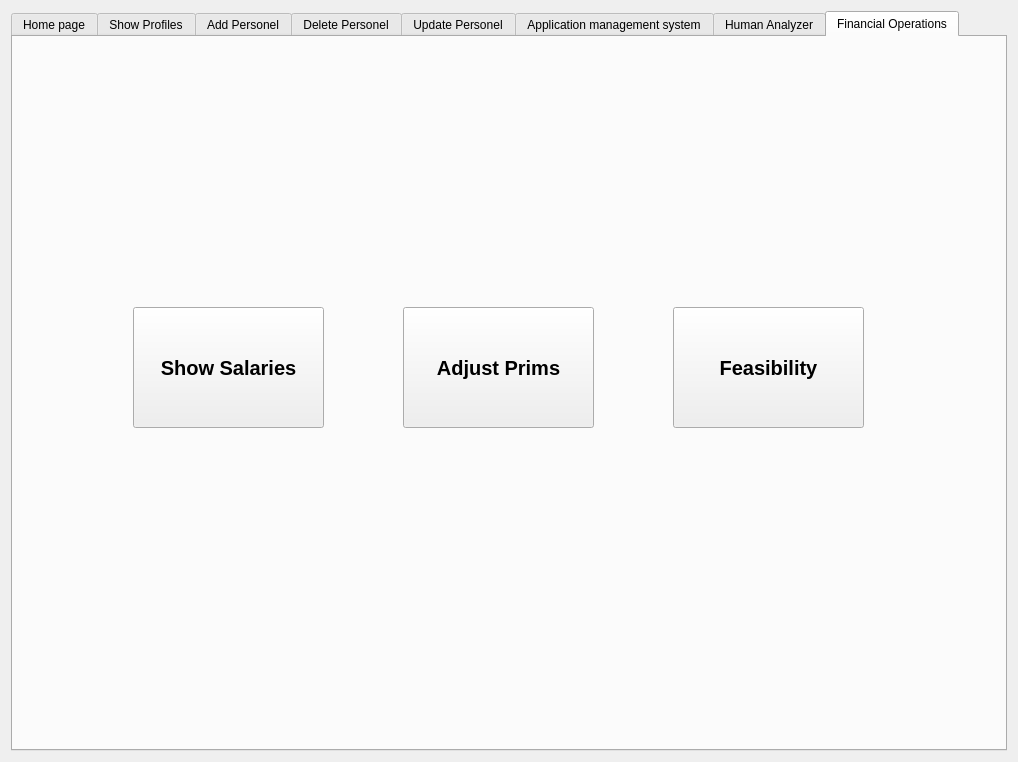
<?xml version="1.0" encoding="UTF-8"?>
<ui version="4.0">
 <class>Dialog</class>
 <widget class="QDialog" name="Dialog">
  <property name="geometry">
   <rect>
    <x>0</x>
    <y>0</y>
    <width>1018</width>
    <height>762</height>
   </rect>
  </property>
  <property name="windowTitle">
   <string>HR Main Page</string>
  </property>
  <layout class="QVBoxLayout" name="verticalLayout">
   <property name="spacing">
    <number>13</number>
   </property>
   <item>
    <widget class="QTabWidget" name="myTab">
     <property name="font">
      <font>
       <kerning>true</kerning>
      </font>
     </property>
     <property name="tabPosition">
      <enum>QTabWidget::North</enum>
     </property>
     <property name="currentIndex">
      <number>7</number>
     </property>
     <property name="iconSize">
      <size>
       <width>40</width>
       <height>40</height>
      </size>
     </property>
     <property name="elideMode">
      <enum>Qt::ElideNone</enum>
     </property>
     <widget class="QWidget" name="tab">
      <attribute name="title">
       <string>Home page</string>
      </attribute>
      <widget class="QCalendarWidget" name="cwHome">
       <property name="geometry">
        <rect>
         <x>510</x>
         <y>270</y>
         <width>471</width>
         <height>431</height>
        </rect>
       </property>
       <property name="font">
        <font>
         <weight>50</weight>
         <italic>false</italic>
         <bold>false</bold>
         <kerning>true</kerning>
        </font>
       </property>
       <property name="selectionMode">
        <enum>QCalendarWidget::SingleSelection</enum>
       </property>
       <property name="horizontalHeaderFormat">
        <enum>QCalendarWidget::ShortDayNames</enum>
       </property>
       <property name="navigationBarVisible">
        <bool>true</bool>
       </property>
       <property name="dateEditEnabled">
        <bool>true</bool>
       </property>
      </widget>
      <widget class="QLabel" name="lblProfileHome">
       <property name="geometry">
        <rect>
         <x>30</x>
         <y>40</y>
         <width>131</width>
         <height>161</height>
        </rect>
       </property>
       <property name="font">
        <font>
         <pointsize>20</pointsize>
         <weight>75</weight>
         <bold>true</bold>
        </font>
       </property>
       <property name="text">
        <string/>
       </property>
       <property name="pixmap">
        <pixmap>../../../../../PycharmProjects/pythonProject/images/man.png</pixmap>
       </property>
       <property name="alignment">
        <set>Qt::AlignCenter</set>
       </property>
      </widget>
      <widget class="QLabel" name="label_34">
       <property name="geometry">
        <rect>
         <x>180</x>
         <y>50</y>
         <width>67</width>
         <height>17</height>
        </rect>
       </property>
       <property name="text">
        <string>Name</string>
       </property>
      </widget>
      <widget class="QLabel" name="label_35">
       <property name="geometry">
        <rect>
         <x>180</x>
         <y>90</y>
         <width>67</width>
         <height>17</height>
        </rect>
       </property>
       <property name="text">
        <string>Surname</string>
       </property>
      </widget>
      <widget class="QLabel" name="label_36">
       <property name="geometry">
        <rect>
         <x>180</x>
         <y>130</y>
         <width>67</width>
         <height>17</height>
        </rect>
       </property>
       <property name="text">
        <string>Tel</string>
       </property>
      </widget>
      <widget class="QLabel" name="lblNameHome">
       <property name="geometry">
        <rect>
         <x>280</x>
         <y>50</y>
         <width>67</width>
         <height>17</height>
        </rect>
       </property>
       <property name="text">
        <string>Mohamed </string>
       </property>
      </widget>
      <widget class="QLabel" name="lblSurnameHome">
       <property name="geometry">
        <rect>
         <x>280</x>
         <y>90</y>
         <width>67</width>
         <height>17</height>
        </rect>
       </property>
       <property name="text">
        <string>Traore</string>
       </property>
      </widget>
      <widget class="QLabel" name="lblTelHome">
       <property name="geometry">
        <rect>
         <x>280</x>
         <y>130</y>
         <width>121</width>
         <height>17</height>
        </rect>
       </property>
       <property name="text">
        <string>+905466216494</string>
       </property>
      </widget>
      <widget class="QLabel" name="label_40">
       <property name="geometry">
        <rect>
         <x>180</x>
         <y>160</y>
         <width>67</width>
         <height>17</height>
        </rect>
       </property>
       <property name="text">
        <string>Email</string>
       </property>
      </widget>
      <widget class="QLabel" name="lblEmailHome">
       <property name="geometry">
        <rect>
         <x>280</x>
         <y>160</y>
         <width>231</width>
         <height>17</height>
        </rect>
       </property>
       <property name="text">
        <string>traore.mohamed@std.izu.edu.tr</string>
       </property>
      </widget>
      <widget class="QLabel" name="lblLogoHome">
       <property name="geometry">
        <rect>
         <x>620</x>
         <y>0</y>
         <width>261</width>
         <height>271</height>
        </rect>
       </property>
       <property name="text">
        <string/>
       </property>
       <property name="pixmap">
        <pixmap>../../../../../PycharmProjects/pythonProject/images/version2.0.png</pixmap>
       </property>
      </widget>
      <widget class="QWidget" name="layoutWidget">
       <property name="geometry">
        <rect>
         <x>40</x>
         <y>200</y>
         <width>351</width>
         <height>41</height>
        </rect>
       </property>
       <layout class="QHBoxLayout" name="horizontalLayout_5">
        <property name="spacing">
         <number>60</number>
        </property>
        <item>
         <widget class="QPushButton" name="btnFullProfileHome">
          <property name="sizePolicy">
           <sizepolicy hsizetype="Minimum" vsizetype="Fixed">
            <horstretch>0</horstretch>
            <verstretch>0</verstretch>
           </sizepolicy>
          </property>
          <property name="text">
           <string>Full Profile</string>
          </property>
         </widget>
        </item>
        <item>
         <widget class="QPushButton" name="btnUpdateProfileHome">
          <property name="text">
           <string>Update Profile</string>
          </property>
         </widget>
        </item>
       </layout>
      </widget>
      <widget class="QWidget" name="layoutWidget">
       <property name="geometry">
        <rect>
         <x>40</x>
         <y>271</y>
         <width>353</width>
         <height>431</height>
        </rect>
       </property>
       <layout class="QVBoxLayout" name="verticalLayout_5">
        <item>
         <widget class="QLabel" name="label_32">
          <property name="font">
           <font>
            <pointsize>15</pointsize>
            <weight>75</weight>
            <bold>true</bold>
           </font>
          </property>
          <property name="text">
           <string>My Time Table</string>
          </property>
          <property name="alignment">
           <set>Qt::AlignCenter</set>
          </property>
         </widget>
        </item>
        <item>
         <widget class="QListWidget" name="lwTimeTableHome"/>
        </item>
        <item>
         <layout class="QHBoxLayout" name="horizontalLayout_6">
          <property name="spacing">
           <number>20</number>
          </property>
          <item>
           <widget class="QPushButton" name="btnAddHome">
            <property name="text">
             <string>Add</string>
            </property>
           </widget>
          </item>
          <item>
           <widget class="QPushButton" name="btnDeleteHome">
            <property name="text">
             <string>Delete</string>
            </property>
           </widget>
          </item>
          <item>
           <widget class="QPushButton" name="btnDeleteAllHome">
            <property name="text">
             <string>Delete All</string>
            </property>
           </widget>
          </item>
         </layout>
        </item>
       </layout>
      </widget>
     </widget>
     <widget class="QWidget" name="tab_7">
      <attribute name="title">
       <string>Show Profiles</string>
      </attribute>
      <widget class="QWidget" name="layoutWidget">
       <property name="geometry">
        <rect>
         <x>480</x>
         <y>11</y>
         <width>441</width>
         <height>691</height>
        </rect>
       </property>
       <layout class="QGridLayout" name="gridLayout_2">
        <property name="verticalSpacing">
         <number>15</number>
        </property>
        <item row="0" column="0">
         <layout class="QHBoxLayout" name="horizontalLayout_3">
          <property name="spacing">
           <number>0</number>
          </property>
          <item>
           <widget class="QLabel" name="label_8">
            <property name="text">
             <string>Position</string>
            </property>
           </widget>
          </item>
          <item>
           <widget class="QComboBox" name="cmbPositionShowProfiles"/>
          </item>
         </layout>
        </item>
        <item row="1" column="0">
         <layout class="QHBoxLayout" name="horizontalLayout_2">
          <property name="spacing">
           <number>13</number>
          </property>
          <item>
           <widget class="QPushButton" name="btnShowAllShowProfiles">
            <property name="text">
             <string>Show All</string>
            </property>
           </widget>
          </item>
          <item>
           <widget class="QPushButton" name="btnSearchByIdShowProfiles">
            <property name="text">
             <string>Search by Id</string>
            </property>
           </widget>
          </item>
          <item>
           <widget class="QPushButton" name="btnSearchByNameShowProfiles">
            <property name="text">
             <string>Search by Name</string>
            </property>
           </widget>
          </item>
         </layout>
        </item>
        <item row="2" column="0">
         <widget class="QListWidget" name="lwShowProfiles"/>
        </item>
        <item row="3" column="0">
         <layout class="QHBoxLayout" name="horizontalLayout_4">
          <property name="spacing">
           <number>13</number>
          </property>
          <item>
           <widget class="QPushButton" name="btnNewShowProfiles">
            <property name="text">
             <string>New</string>
            </property>
           </widget>
          </item>
          <item>
           <widget class="QPushButton" name="btnUpdateShowProfiles">
            <property name="text">
             <string>Update</string>
            </property>
           </widget>
          </item>
          <item>
           <widget class="QPushButton" name="btnDeleteShowProfiles">
            <property name="text">
             <string>Delete</string>
            </property>
           </widget>
          </item>
         </layout>
        </item>
       </layout>
      </widget>
      <widget class="QWidget" name="layoutWidget">
       <property name="geometry">
        <rect>
         <x>50</x>
         <y>280</y>
         <width>421</width>
         <height>381</height>
        </rect>
       </property>
       <layout class="QGridLayout" name="gridLayout_3">
        <item row="5" column="1">
         <widget class="QLabel" name="lblAddressShowProfiles">
          <property name="text">
           <string>Address</string>
          </property>
         </widget>
        </item>
        <item row="3" column="1">
         <widget class="QLabel" name="lblPhoneShowProfiles">
          <property name="text">
           <string>Phone</string>
          </property>
         </widget>
        </item>
        <item row="1" column="1">
         <widget class="QLabel" name="lblNameShowProfiles">
          <property name="text">
           <string>Name</string>
          </property>
         </widget>
        </item>
        <item row="1" column="0">
         <widget class="QLabel" name="label_11">
          <property name="text">
           <string>Name</string>
          </property>
         </widget>
        </item>
        <item row="3" column="0">
         <widget class="QLabel" name="label_13">
          <property name="text">
           <string>Phone</string>
          </property>
         </widget>
        </item>
        <item row="4" column="0">
         <widget class="QLabel" name="label_14">
          <property name="text">
           <string>Email</string>
          </property>
         </widget>
        </item>
        <item row="2" column="1">
         <widget class="QLabel" name="lblSurnameShowProfiles">
          <property name="text">
           <string>Name</string>
          </property>
         </widget>
        </item>
        <item row="5" column="0">
         <widget class="QLabel" name="label_19">
          <property name="text">
           <string>Address</string>
          </property>
         </widget>
        </item>
        <item row="2" column="0">
         <widget class="QLabel" name="label_12">
          <property name="text">
           <string>Surname</string>
          </property>
         </widget>
        </item>
        <item row="4" column="1">
         <widget class="QLabel" name="lblEmailShowProfiles">
          <property name="text">
           <string>Phone</string>
          </property>
         </widget>
        </item>
        <item row="0" column="0">
         <widget class="QLabel" name="label_22">
          <property name="text">
           <string>Identity</string>
          </property>
         </widget>
        </item>
        <item row="0" column="1">
         <widget class="QLabel" name="lblIdentityShowProfiles">
          <property name="text">
           <string>Identity</string>
          </property>
         </widget>
        </item>
       </layout>
      </widget>
      <widget class="QWidget" name="layoutWidget">
       <property name="geometry">
        <rect>
         <x>110</x>
         <y>40</y>
         <width>291</width>
         <height>221</height>
        </rect>
       </property>
       <layout class="QVBoxLayout" name="verticalLayout_3">
        <item>
         <widget class="QLabel" name="label_9">
          <property name="font">
           <font>
            <pointsize>20</pointsize>
            <weight>75</weight>
            <bold>true</bold>
            <kerning>true</kerning>
           </font>
          </property>
          <property name="text">
           <string>Personel</string>
          </property>
          <property name="alignment">
           <set>Qt::AlignCenter</set>
          </property>
         </widget>
        </item>
        <item>
         <widget class="QLabel" name="lblProfileShowProfiles">
          <property name="text">
           <string/>
          </property>
          <property name="pixmap">
           <pixmap>../../../../../../PycharmProjects/pythonProject/images/employee12.png</pixmap>
          </property>
          <property name="alignment">
           <set>Qt::AlignCenter</set>
          </property>
         </widget>
        </item>
       </layout>
      </widget>
     </widget>
     <widget class="QWidget" name="tab_6">
      <attribute name="title">
       <string>Add Personel</string>
      </attribute>
      <widget class="QLabel" name="label">
       <property name="geometry">
        <rect>
         <x>410</x>
         <y>0</y>
         <width>181</width>
         <height>71</height>
        </rect>
       </property>
       <property name="font">
        <font>
         <pointsize>17</pointsize>
         <weight>75</weight>
         <bold>true</bold>
        </font>
       </property>
       <property name="text">
        <string>Add Personel</string>
       </property>
       <property name="alignment">
        <set>Qt::AlignCenter</set>
       </property>
      </widget>
      <widget class="QLabel" name="label_2">
       <property name="geometry">
        <rect>
         <x>440</x>
         <y>60</y>
         <width>121</width>
         <height>131</height>
        </rect>
       </property>
       <property name="text">
        <string/>
       </property>
       <property name="pixmap">
        <pixmap>../../../../../PycharmProjects/pythonProject/images/man.png</pixmap>
       </property>
      </widget>
      <widget class="QLabel" name="label_3">
       <property name="geometry">
        <rect>
         <x>100</x>
         <y>210</y>
         <width>67</width>
         <height>31</height>
        </rect>
       </property>
       <property name="text">
        <string>Identity</string>
       </property>
      </widget>
      <widget class="QLabel" name="label_4">
       <property name="geometry">
        <rect>
         <x>100</x>
         <y>300</y>
         <width>67</width>
         <height>17</height>
        </rect>
       </property>
       <property name="text">
        <string>Name</string>
       </property>
      </widget>
      <widget class="QLabel" name="label_5">
       <property name="geometry">
        <rect>
         <x>100</x>
         <y>380</y>
         <width>67</width>
         <height>17</height>
        </rect>
       </property>
       <property name="text">
        <string>Surname</string>
       </property>
      </widget>
      <widget class="QLineEdit" name="lnIdAddPersonel">
       <property name="geometry">
        <rect>
         <x>100</x>
         <y>240</y>
         <width>261</width>
         <height>31</height>
        </rect>
       </property>
       <property name="placeholderText">
        <string>ID</string>
       </property>
      </widget>
      <widget class="QLineEdit" name="lnNameAddPersonel">
       <property name="geometry">
        <rect>
         <x>100</x>
         <y>320</y>
         <width>261</width>
         <height>31</height>
        </rect>
       </property>
       <property name="placeholderText">
        <string>Name</string>
       </property>
      </widget>
      <widget class="QLineEdit" name="lnSurnameAddPersonel">
       <property name="geometry">
        <rect>
         <x>100</x>
         <y>400</y>
         <width>261</width>
         <height>31</height>
        </rect>
       </property>
       <property name="placeholderText">
        <string>Surname</string>
       </property>
      </widget>
      <widget class="QLabel" name="label_6">
       <property name="geometry">
        <rect>
         <x>100</x>
         <y>460</y>
         <width>67</width>
         <height>17</height>
        </rect>
       </property>
       <property name="text">
        <string>Phone</string>
       </property>
      </widget>
      <widget class="QLineEdit" name="lnPhoneAddPersonel">
       <property name="geometry">
        <rect>
         <x>100</x>
         <y>480</y>
         <width>261</width>
         <height>31</height>
        </rect>
       </property>
       <property name="placeholderText">
        <string>555-555-5555</string>
       </property>
      </widget>
      <widget class="QLabel" name="label_7">
       <property name="geometry">
        <rect>
         <x>100</x>
         <y>540</y>
         <width>67</width>
         <height>17</height>
        </rect>
       </property>
       <property name="text">
        <string>Email</string>
       </property>
      </widget>
      <widget class="QLineEdit" name="lnEmailAddPersonel">
       <property name="geometry">
        <rect>
         <x>100</x>
         <y>560</y>
         <width>261</width>
         <height>31</height>
        </rect>
       </property>
       <property name="placeholderText">
        <string>m@gmail.com</string>
       </property>
      </widget>
      <widget class="QLineEdit" name="lnSalaryAddPersonel">
       <property name="geometry">
        <rect>
         <x>630</x>
         <y>240</y>
         <width>261</width>
         <height>31</height>
        </rect>
       </property>
       <property name="placeholderText">
        <string>1000</string>
       </property>
      </widget>
      <widget class="QLabel" name="label_10">
       <property name="geometry">
        <rect>
         <x>630</x>
         <y>220</y>
         <width>67</width>
         <height>17</height>
        </rect>
       </property>
       <property name="text">
        <string>Salary</string>
       </property>
      </widget>
      <widget class="QLabel" name="label_15">
       <property name="geometry">
        <rect>
         <x>630</x>
         <y>300</y>
         <width>67</width>
         <height>17</height>
        </rect>
       </property>
       <property name="text">
        <string>Gender</string>
       </property>
      </widget>
      <widget class="QPushButton" name="btnBrowseAddPersonel">
       <property name="geometry">
        <rect>
         <x>100</x>
         <y>640</y>
         <width>261</width>
         <height>31</height>
        </rect>
       </property>
       <property name="text">
        <string>Browse</string>
       </property>
      </widget>
      <widget class="QLabel" name="label_16">
       <property name="geometry">
        <rect>
         <x>100</x>
         <y>620</y>
         <width>67</width>
         <height>17</height>
        </rect>
       </property>
       <property name="text">
        <string>Picture</string>
       </property>
      </widget>
      <widget class="QLabel" name="label_17">
       <property name="geometry">
        <rect>
         <x>630</x>
         <y>370</y>
         <width>67</width>
         <height>21</height>
        </rect>
       </property>
       <property name="text">
        <string>Address</string>
       </property>
      </widget>
      <widget class="QTextEdit" name="txtEditAddressAddPersonel">
       <property name="geometry">
        <rect>
         <x>630</x>
         <y>400</y>
         <width>261</width>
         <height>181</height>
        </rect>
       </property>
      </widget>
      <widget class="QPushButton" name="btnAddAddPersonel">
       <property name="geometry">
        <rect>
         <x>630</x>
         <y>590</y>
         <width>131</width>
         <height>31</height>
        </rect>
       </property>
       <property name="text">
        <string>Add</string>
       </property>
      </widget>
      <widget class="QComboBox" name="cmbPositionAddPersonel">
       <property name="geometry">
        <rect>
         <x>780</x>
         <y>590</y>
         <width>111</width>
         <height>31</height>
        </rect>
       </property>
      </widget>
      <widget class="QLabel" name="label_18">
       <property name="geometry">
        <rect>
         <x>890</x>
         <y>240</y>
         <width>41</width>
         <height>31</height>
        </rect>
       </property>
       <property name="font">
        <font>
         <pointsize>15</pointsize>
         <weight>75</weight>
         <bold>true</bold>
        </font>
       </property>
       <property name="text">
        <string>TL</string>
       </property>
       <property name="alignment">
        <set>Qt::AlignCenter</set>
       </property>
      </widget>
      <widget class="QPushButton" name="btnClearAllAddPersonel">
       <property name="geometry">
        <rect>
         <x>630</x>
         <y>640</y>
         <width>261</width>
         <height>31</height>
        </rect>
       </property>
       <property name="text">
        <string>Clear All</string>
       </property>
      </widget>
      <widget class="QWidget" name="layoutWidget">
       <property name="geometry">
        <rect>
         <x>630</x>
         <y>320</y>
         <width>261</width>
         <height>31</height>
        </rect>
       </property>
       <layout class="QHBoxLayout" name="horizontalLayout">
        <property name="spacing">
         <number>100</number>
        </property>
        <item>
         <widget class="QRadioButton" name="rdMaleAddPersonel">
          <property name="text">
           <string>Male</string>
          </property>
         </widget>
        </item>
        <item>
         <widget class="QRadioButton" name="rdFemaleAddPersonel">
          <property name="text">
           <string>Female</string>
          </property>
         </widget>
        </item>
       </layout>
      </widget>
     </widget>
     <widget class="QWidget" name="tab_5">
      <attribute name="title">
       <string>Delete Personel</string>
      </attribute>
      <widget class="QLineEdit" name="lnIdDeletePersonel">
       <property name="geometry">
        <rect>
         <x>310</x>
         <y>230</y>
         <width>351</width>
         <height>41</height>
        </rect>
       </property>
       <property name="placeholderText">
        <string>ID or Full Name</string>
       </property>
      </widget>
      <widget class="QPushButton" name="btnDeleteDeletePersonel">
       <property name="geometry">
        <rect>
         <x>510</x>
         <y>300</y>
         <width>151</width>
         <height>41</height>
        </rect>
       </property>
       <property name="text">
        <string>Delete</string>
       </property>
      </widget>
      <widget class="QComboBox" name="cmbIdDeletePersonel">
       <property name="geometry">
        <rect>
         <x>310</x>
         <y>300</y>
         <width>161</width>
         <height>41</height>
        </rect>
       </property>
       <item>
        <property name="text">
         <string>ID</string>
        </property>
       </item>
       <item>
        <property name="text">
         <string>Full Name</string>
        </property>
       </item>
      </widget>
     </widget>
     <widget class="QWidget" name="tab_2">
      <attribute name="title">
       <string>Update Personel</string>
      </attribute>
      <widget class="QLineEdit" name="lnIdUpdatePersonel">
       <property name="geometry">
        <rect>
         <x>340</x>
         <y>220</y>
         <width>151</width>
         <height>31</height>
        </rect>
       </property>
       <property name="placeholderText">
        <string>ID</string>
       </property>
      </widget>
      <widget class="QPushButton" name="btnLoadUpdatePersonel">
       <property name="geometry">
        <rect>
         <x>500</x>
         <y>220</y>
         <width>71</width>
         <height>31</height>
        </rect>
       </property>
       <property name="text">
        <string>Load</string>
       </property>
       <property name="icon">
        <iconset>
         <normaloff>../../../../../../PycharmProjects/pythonProject/images/icon1.png</normaloff>../../../../../../PycharmProjects/pythonProject/images/icon1.png</iconset>
       </property>
      </widget>
      <widget class="QLabel" name="label_26">
       <property name="geometry">
        <rect>
         <x>120</x>
         <y>280</y>
         <width>91</width>
         <height>31</height>
        </rect>
       </property>
       <property name="text">
        <string>Name</string>
       </property>
      </widget>
      <widget class="QLabel" name="label_27">
       <property name="geometry">
        <rect>
         <x>120</x>
         <y>370</y>
         <width>91</width>
         <height>31</height>
        </rect>
       </property>
       <property name="text">
        <string>Surname</string>
       </property>
      </widget>
      <widget class="QLabel" name="label_28">
       <property name="geometry">
        <rect>
         <x>520</x>
         <y>280</y>
         <width>91</width>
         <height>31</height>
        </rect>
       </property>
       <property name="text">
        <string>Phone</string>
       </property>
      </widget>
      <widget class="QLineEdit" name="lnNameUpdatePersonel">
       <property name="geometry">
        <rect>
         <x>120</x>
         <y>310</y>
         <width>271</width>
         <height>41</height>
        </rect>
       </property>
      </widget>
      <widget class="QLineEdit" name="lnSurnameUpdatePersonel">
       <property name="geometry">
        <rect>
         <x>120</x>
         <y>400</y>
         <width>271</width>
         <height>41</height>
        </rect>
       </property>
      </widget>
      <widget class="QLineEdit" name="lnPhoneUpdatePersonel">
       <property name="geometry">
        <rect>
         <x>520</x>
         <y>310</y>
         <width>271</width>
         <height>41</height>
        </rect>
       </property>
      </widget>
      <widget class="QLineEdit" name="lnEmailUpdatePersonel">
       <property name="geometry">
        <rect>
         <x>520</x>
         <y>400</y>
         <width>271</width>
         <height>41</height>
        </rect>
       </property>
      </widget>
      <widget class="QLabel" name="label_30">
       <property name="geometry">
        <rect>
         <x>520</x>
         <y>370</y>
         <width>91</width>
         <height>31</height>
        </rect>
       </property>
       <property name="text">
        <string>Email</string>
       </property>
      </widget>
      <widget class="QLabel" name="label_29">
       <property name="geometry">
        <rect>
         <x>120</x>
         <y>470</y>
         <width>67</width>
         <height>21</height>
        </rect>
       </property>
       <property name="text">
        <string>Picture</string>
       </property>
      </widget>
      <widget class="QPushButton" name="btnBrowseUpdatePersonel">
       <property name="geometry">
        <rect>
         <x>120</x>
         <y>500</y>
         <width>271</width>
         <height>41</height>
        </rect>
       </property>
       <property name="text">
        <string>Browse</string>
       </property>
       <property name="icon">
        <iconset>
         <normaloff>../../../../../../PycharmProjects/pythonProject/images/browse.png</normaloff>../../../../../../PycharmProjects/pythonProject/images/browse.png</iconset>
       </property>
      </widget>
      <widget class="QLabel" name="label_31">
       <property name="geometry">
        <rect>
         <x>520</x>
         <y>470</y>
         <width>67</width>
         <height>21</height>
        </rect>
       </property>
       <property name="text">
        <string>Address</string>
       </property>
      </widget>
      <widget class="QTextEdit" name="txtEditAddressUpdatePersonel">
       <property name="geometry">
        <rect>
         <x>520</x>
         <y>500</y>
         <width>271</width>
         <height>141</height>
        </rect>
       </property>
      </widget>
      <widget class="QPushButton" name="btnSaveUpdatePersonel">
       <property name="geometry">
        <rect>
         <x>520</x>
         <y>650</y>
         <width>121</width>
         <height>41</height>
        </rect>
       </property>
       <property name="text">
        <string>Save</string>
       </property>
       <property name="icon">
        <iconset>
         <normaloff>../../../../../../PycharmProjects/pythonProject/images/save.png</normaloff>../../../../../../PycharmProjects/pythonProject/images/save.png</iconset>
       </property>
      </widget>
      <widget class="QPushButton" name="btnCancelUpdatePersonel">
       <property name="geometry">
        <rect>
         <x>670</x>
         <y>650</y>
         <width>121</width>
         <height>41</height>
        </rect>
       </property>
       <property name="text">
        <string>Cancel</string>
       </property>
       <property name="icon">
        <iconset>
         <normaloff>../../../../../../PycharmProjects/pythonProject/images/cancel.png</normaloff>../../../../../../PycharmProjects/pythonProject/images/cancel.png</iconset>
       </property>
      </widget>
      <widget class="QWidget" name="layoutWidget">
       <property name="geometry">
        <rect>
         <x>370</x>
         <y>20</y>
         <width>171</width>
         <height>181</height>
        </rect>
       </property>
       <layout class="QVBoxLayout" name="verticalLayout_4">
        <item>
         <widget class="QLabel" name="label_25">
          <property name="font">
           <font>
            <pointsize>20</pointsize>
            <weight>75</weight>
            <bold>true</bold>
            <kerning>true</kerning>
           </font>
          </property>
          <property name="text">
           <string>Personel</string>
          </property>
          <property name="alignment">
           <set>Qt::AlignCenter</set>
          </property>
         </widget>
        </item>
        <item>
         <widget class="QLabel" name="label_24">
          <property name="text">
           <string/>
          </property>
          <property name="pixmap">
           <pixmap>../../../../../../PycharmProjects/pythonProject/images/man.png</pixmap>
          </property>
          <property name="alignment">
           <set>Qt::AlignCenter</set>
          </property>
         </widget>
        </item>
       </layout>
      </widget>
     </widget>
     <widget class="QWidget" name="tab_8">
      <attribute name="title">
       <string>Application management system</string>
      </attribute>
     </widget>
     <widget class="QWidget" name="tabFinance">
      <attribute name="title">
       <string>Human Analyzer</string>
      </attribute>
      <widget class="QPushButton" name="pushButton_22">
       <property name="geometry">
        <rect>
         <x>460</x>
         <y>130</y>
         <width>131</width>
         <height>91</height>
        </rect>
       </property>
       <property name="text">
        <string>HR Retention </string>
       </property>
      </widget>
      <widget class="QPushButton" name="pushButton_26">
       <property name="geometry">
        <rect>
         <x>660</x>
         <y>130</y>
         <width>131</width>
         <height>91</height>
        </rect>
       </property>
       <property name="text">
        <string>HR Retention </string>
       </property>
      </widget>
      <widget class="QPushButton" name="pushButton_20">
       <property name="geometry">
        <rect>
         <x>230</x>
         <y>130</y>
         <width>131</width>
         <height>91</height>
        </rect>
       </property>
       <property name="text">
        <string>HR Retention </string>
       </property>
      </widget>
      <widget class="QPushButton" name="pushButton_23">
       <property name="geometry">
        <rect>
         <x>440</x>
         <y>460</y>
         <width>131</width>
         <height>91</height>
        </rect>
       </property>
       <property name="text">
        <string>HR Retention </string>
       </property>
      </widget>
      <widget class="QPushButton" name="pushButton_27">
       <property name="geometry">
        <rect>
         <x>650</x>
         <y>460</y>
         <width>131</width>
         <height>91</height>
        </rect>
       </property>
       <property name="text">
        <string>HR Retention </string>
       </property>
      </widget>
      <widget class="QPushButton" name="pushButton_24">
       <property name="geometry">
        <rect>
         <x>220</x>
         <y>460</y>
         <width>131</width>
         <height>91</height>
        </rect>
       </property>
       <property name="text">
        <string>HR Retention </string>
       </property>
      </widget>
     </widget>
     <widget class="QWidget" name="tab_3">
      <attribute name="title">
       <string>Financial Operations</string>
      </attribute>
      <widget class="QPushButton" name="pushButton">
       <property name="geometry">
        <rect>
         <x>120</x>
         <y>270</y>
         <width>191</width>
         <height>121</height>
        </rect>
       </property>
       <property name="font">
        <font>
         <pointsize>15</pointsize>
         <weight>75</weight>
         <bold>true</bold>
        </font>
       </property>
       <property name="text">
        <string>Show Salaries</string>
       </property>
      </widget>
      <widget class="QPushButton" name="pushButton_2">
       <property name="geometry">
        <rect>
         <x>390</x>
         <y>270</y>
         <width>191</width>
         <height>121</height>
        </rect>
       </property>
       <property name="font">
        <font>
         <pointsize>15</pointsize>
         <weight>75</weight>
         <bold>true</bold>
        </font>
       </property>
       <property name="text">
        <string>Adjust Prims</string>
       </property>
      </widget>
      <widget class="QPushButton" name="pushButton_3">
       <property name="geometry">
        <rect>
         <x>660</x>
         <y>270</y>
         <width>191</width>
         <height>121</height>
        </rect>
       </property>
       <property name="font">
        <font>
         <pointsize>15</pointsize>
         <weight>75</weight>
         <bold>true</bold>
         <strikeout>false</strikeout>
        </font>
       </property>
       <property name="acceptDrops">
        <bool>false</bool>
       </property>
       <property name="layoutDirection">
        <enum>Qt::LeftToRight</enum>
       </property>
       <property name="autoFillBackground">
        <bool>false</bool>
       </property>
       <property name="text">
        <string>Feasibility</string>
       </property>
      </widget>
     </widget>
    </widget>
   </item>
  </layout>
 </widget>
 <resources/>
 <connections/>
</ui>
